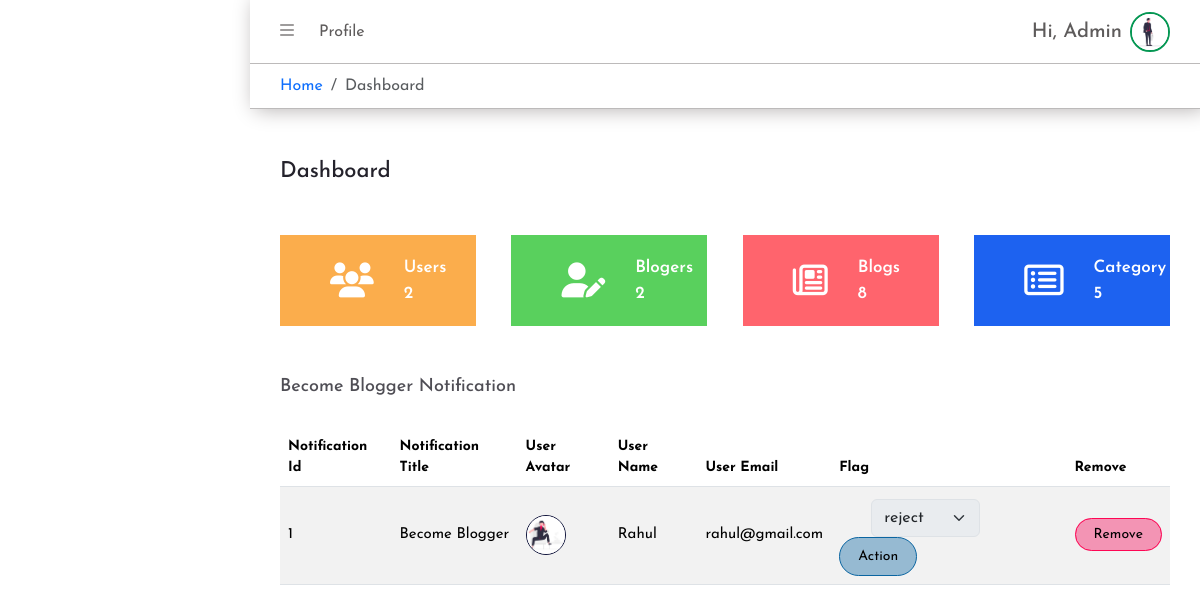
/admin/dashboard.php (signed in), run on the app's committed database.
### tables this page shows
CREATE TABLE `user` (
  `user_id` int(11) NOT NULL,
  `user_name` varchar(255) NOT NULL,
  `user_email` varchar(255) NOT NULL,
  `user_password` varchar(255) NOT NULL,
  `avatar` varchar(255) DEFAULT NULL,
  `user_role` enum('admin','user','blogger') NOT NULL DEFAULT 'user',
  `token` int(11) DEFAULT NULL,
  `create_user_data` varchar(255) DEFAULT NULL,
  `update_user_data` varchar(255) DEFAULT NULL,
  `user_show` enum('0','1') NOT NULL DEFAULT '1'
);

CREATE TABLE `notification` (
  `notification_id` int(11) NOT NULL,
  `notification_title` varchar(255) NOT NULL DEFAULT 'Become Blogger',
  `notification_status` enum('pending','approve','reject') NOT NULL DEFAULT 'pending',
  `user_id` int(11) NOT NULL,
  `create_notification_data` varchar(255) DEFAULT NULL,
  `update_notification_data` varchar(255) DEFAULT NULL,
  `notification_show` enum('0','1') NOT NULL DEFAULT '1'
);

### admin/admin-save.php (called while the page is built, shortened)
<?php
require_once("../config/connect.php");
$id = $_SESSION['admin-id'];
$searchAdmin = "SELECT * FROM user WHERE user_id = '$id'";
$resSerAdmin = mysqli_fetch_assoc(mysqli_query($conn, $searchAdmin));

### admin/dashboard.php (the view, shortened to what this page needs)
<?php
require_once("../config/connect.php");
require_once("./admin-save.php");
function selectFromUser($role_name, $conn)
{
    $select = "SELECT * FROM user WHERE user_role = '$role_name' AND user_show = '1' ";
    $res = mysqli_num_rows(mysqli_query($conn, $select));
    return $res;
}
function selectFromOther($table, $show, $conn)
{
    $select = "SELECT * FROM $table WHERE $show = '1' ";
    $res = mysqli_num_rows(mysqli_query($conn, $select));
    return $res;
}
$flag = ['pending', 'approve', 'reject'];
$selectNoti = "SELECT notification.*, user.* FROM notification LEFT JOIN user ON notification.user_id = user.user_id
                WHERE notification_show = '1'";
$resNoti = mysqli_query($conn, $selectNoti);
?>
<!DOCTYPE html>
<html lang="en">
<head>
    <link rel="stylesheet" type="text/css" href="../assets/css/style.css">
    <link rel="stylesheet" type="text/css" href="../assets/css/media.css">
    <link rel="stylesheet" href="https://cdn.jsdelivr.net/npm/bootstrap@5.3.3/dist/css/bootstrap.min.css">
    <link rel="stylesheet" href="https://cdnjs.cloudflare.com/ajax/libs/font-awesome/6.5.2/css/all.min.css">
</head>
<body>
    <section id="dash-main" class="d-flex ">
        <div class="dash-view">
            <div class="dash-view-top sticky-top ">
                <header class="dash-view-header d-flex align-items-center justify-content-between">
                    <div class="dash-v-header-l">
                        <button id="dash-side-toggle"><i class="fa-solid fa-bars"></i></button>
                        <a href="./admin-profile.php" class="dash-head-link">Profile</a>
                    </div>
                    <div class="dash-v-header-r d-flex align-items-center gap-2">
                        <div class="dash-head-text">
                            <h5>Hi, <span>
                                    <?php echo $resSerAdmin['user_name']; ?>
                                </span></h5>
                        </div>
                        <div class="dash-head-img">
                            <?php if ($resSerAdmin['avatar']) : ?>
                                <img src="../uploads/<?php echo $resSerAdmin['avatar']; ?>" alt="Avatar">
                            <?php else : ?>
                                <img src="../uploads/default_avatar.png" alt="Avatar">
                            <?php endif ?>
                        </div>
                    </div>
                </header>
                <div class="dash-bread">
                    <nav aria-label="breadcrumb">
                        <ol class="breadcrumb m-0 ">
                            <li class="breadcrumb-item"><a href="./dashboard.php">Home</a></li>
                            <li class="breadcrumb-item active" aria-current="page">Dashboard</li>
                        </ol>
                    </nav>
                </div>
            </div>
            <div class="dash-view-main">
                <h4 class="dash-view-heading">Dashboard</h4>
                <div class="dash-view-card-sec d-flex align-items-center justify-content-between">
                    <div class="dash-card" style="background-color: #fbad4c;">
                        <i class="fa-solid fa-users"></i>
                        <div class="dash-card-text">
                            Users <p class="m-0"><?php echo selectFromUser($role_name = 'user', $conn); ?></p>
                        </div>
                    </div>
                    <div class="dash-card" style="background-color: #59d05d;">
                        <i class="fa-solid fa-user-pen"></i>
                        <div class="dash-card-text">
                            Blogers <p class="m-0"><?php echo selectFromUser($role_name = 'blogger', $conn); ?></p>
                        </div>
                    </div>
                    <div class="dash-card" style="background-color: #ff646d;">
                        <i class="fa-regular fa-newspaper"></i>
                        <div class="dash-card-text">
                            Blogs <p class="m-0"><?php echo selectFromOther($table = 'post', $show = 'post_show', $conn); ?></p>
                        </div>
                    </div>
                    <div class="dash-card" style="background-color: #1d62f0;">
                        <i class="fa-regular fa-rectangle-list"></i>
                        <div class="dash-card-text">
                            Category <p class="m-0"><?php echo selectFromOther($table = 'post_category', $show = 'category_show', $conn); ?></p>
                        </div>
                    </div>
                </div>
                <div class="noti-sec">
                    <h4 class="noti-sec-heading">Become Blogger Notification</h4>
                    <table class="table table-responsive-lg table-striped table-hover">
                        <thead>
                            <tr>
                                <th>Notification Id</th>
                                <th>Notification Title</th>
                                <th>User Avatar</th>
                                <th>User Name</th>
                                <th>User Email</th>
                                <th>Flag</th>
                                <th>Remove</th>
                            </tr>
                        </thead>
                        <tbody>
                            <?php while ($row = mysqli_fetch_assoc($resNoti)) : ?>
                                <tr>
                                    <td><?php echo $row['notification_id']; ?></td>
                                    <td><?php echo $row['notification_title']; ?></td>
                                    <td>
                                        <div class="user-list-img">
                                            <?php if ($row['avatar']) : ?>
                                                <img src="../uploads/<?php echo $row['avatar']; ?>" alt="Avatar">
                                            <?php else : ?>
                                                <img src="../uploads/default_avatar.png" alt="Avatar">
                                            <?php endif ?>
                                        </div>
                                    </td>
                                    <td><?php echo $row['user_name']; ?></td>
                                    <td><?php echo $row['user_email']; ?></td>
                                    <td>
                                        <form class="row g-3 align-items-center mt-1" method="post">
                                            <div class="col-auto mt-0 ">
                                                <select class="form-select" name="noti-flag" <?php if ($row['notification_status'] !== 'pending') {
                                                                                                    echo "disabled";
                                                                                                }
                                                                                                ?>>
                                                    <?php foreach ($flag as $f) : ?>
                                                        <?php if ($f == $row['notification_status']) : ?>
                                                            <option value="<?php echo $f ?>" selected><?php echo $f ?></option>
                                                        <?php else : ?>
                                                            <option value="<?php echo $f ?>"><?php echo $f ?></option>
                                                        <?php endif ?>
                                                    <?php endforeach ?>
                                                </select>
                                            </div>
                                            <div class="col-auto mt-0 ">
                                                <button type="submit" name="noti-ac-btn" class="table-ac-btn-1" <?php if ($row['notification_status'] !== 'pending') {
                                                                                                                    echo "disabled";
                                                                                                                }
                                                                                                                ?>>Action</button>
                                            </div>
                                        </form>
                                    </td>
                                    <td><a href="./delete-noti.php?noti_id=<?php echo $row['notification_id']; ?>" class="table-ac-btn-2">Remove</a></td>
                                </tr>
                            <?php endwhile ?>
                        </tbody>
                    </table>
                </div>
            </div>
        </div>
    </section>
</body>
</html>

### assets/css/style.css (style rules this page uses)
* { padding: 0; margin: 0; box-sizing: border-box; text-decoration: none !important; list-style: none !important; font-family: "Josefin Sans", sans-serif; }
body, html { scroll-behavior: smooth; overflow-x: hidden; position: relative; }
:root { --white: #fff; --light: #e9e6e6; --dark: #0e123a; --primary: #11476c; --secondary: #0a65a1; --info: #3893d0; --accent1: #24222b; --accent2: #3b5aa8; --accent3: #2a6adb; --success: #059753; --warning: #e1c706; --danger: #fe0654; }
#dash-main { width: 100%; height: 100%; }
.dash-view { width: calc(100% - 250px); height: auto; margin-left: auto; transition: 0.3s; }
.dash-view-top { background-color: var(--white); box-shadow: 5px 0px 20px 0px #b0acac; }
.dash-view-header { width: 100%; height: 64px; padding: 0px 30px; border-bottom: 1px solid #bcbaba; }
#dash-side-toggle { background-color: transparent; color: #9e9c9c; border: none; }
.dash-head-link { margin-left: 20px; color: #5e5b5b; }
.dash-head-text h5 { font-size: 20px; color: #5e5b5b; margin: 0; }
.dash-head-img { width: 40px; height: 40px; border-radius: 50%; border: 2px solid var(--success); overflow: hidden; }
.dash-head-img img { width: 100%; height: 100%; object-fit: cover; }
.dash-bread { width: 100%; height: auto; padding: 10px 30px; border-bottom: 1px solid #bcbaba; }
.dash-view-main { margin: 50px 30px; }
.dash-view-heading { font-size: 22px; color: var(--accent1); }
.dash-view-card-sec { margin-top: 50px; }
.dash-card { width: 22%; height: auto; padding: 20px; display: flex; align-items: center; gap: 30px; }
.dash-card i { font-size: 35px; color: var(--white); margin-left: 30px; }
.dash-card-text { font-size: 17px; font-weight: 600; color: var(--white); }
th { font-size: 14px; }
td { vertical-align: middle; font-size: 15px; }
.table-ac-btn-1 { font-size: 14px; padding: 8px 18px; background-color: rgba(10, 101, 161, 0.4); color: #000; border: 1px solid var(--secondary); border-radius: 20px; }
.table-ac-btn-2 { font-size: 14px; padding: 8px 18px; color: #000; background-color: rgba(243, 6, 85, 0.4); border-radius: 20px; border: 1px solid var(--danger); }
.noti-sec { width: 100%; height: auto; margin-top: 50px; }
.noti-sec-heading { font-size: 18px; color: var(--accent1); opacity: 0.8; margin-bottom: 30px; }
.user-list-img { width: 40px; height: 40px; border-radius: 50%; border: 1px solid var(--dark); overflow: hidden; }
.user-list-img img { width: 100%; height: 100%; object-fit: cover; }

### data on the page
user: user_name "Admin", avatar (picture)
notification: notification_id "1", notification_title "Become Blogger", user.avatar (picture), user.user_name "Rahul", user.user_email "rahul@gmail.com", noti-flag "reject"

### other printed values
selectFromUser($role_name = 'user', $conn) "2"
selectFromUser($role_name = 'blogger', $conn) "2"
selectFromOther($table = 'post', $show = 'post_show', $conn) "8"
